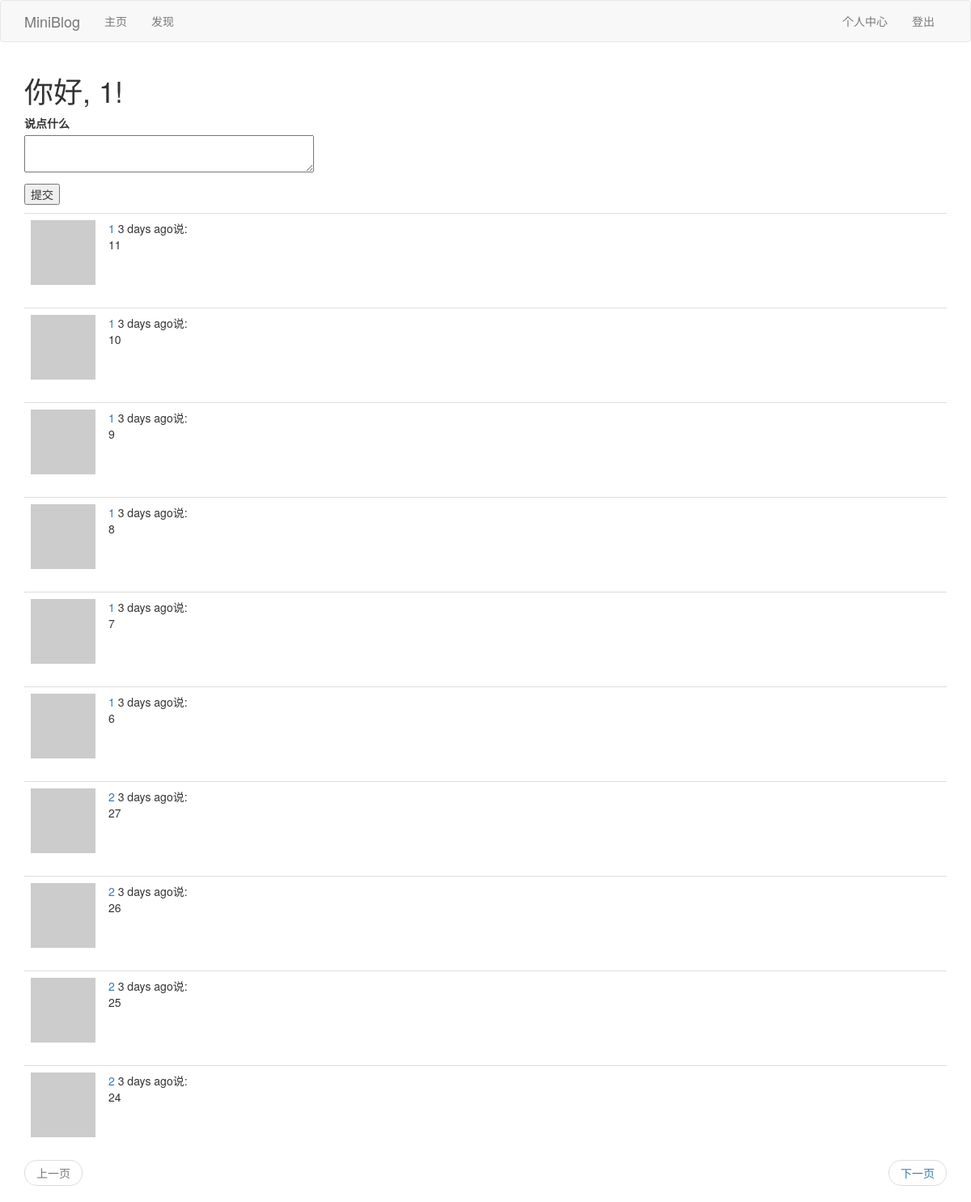
The app's page /index (signed in) with its own data.
### app/models.py (models this page shows, shortened)
class User(UserMixin,db.Model):
	__tablename__ = 'user'
	id = db.Column(db.Integer,primary_key=True)
	username = db.Column(db.String(64),index=True,unique=True)
	email = db.Column(db.String(64),index=True,unique=True)
	password_hash = db.Column(db.String(128))
	posts = db.relationship('Post',backref='author',lazy='dynamic')
	about_me = db.Column(db.String(140))
	last_seen = db.Column(db.DateTime,default=datetime.utcnow)
	def __repr__(self):
		return '<User {}'.format(self.username)
	__str__ = __repr__
	def avatar(self,size):
		digest = md5(self.email.lower().encode('utf-8')).hexdigest()
		return r'https://www.gravatar.com/avatar/{}?d=identicon&s={}'.format(digest,size)
	followed = db.relationship("User",secondary=followers,
		primaryjoin=(followers.c.follower_id == id),
		secondaryjoin=(followers.c.followed_id == id),
		backref=db.backref('followers',lazy='dynamic'),lazy='dynamic'
		)
	def followed_posts(self):
		followed = Post.query.join(
			followers,(followers.c.followed_id == Post.user_id)).filter(
				followers.c.follower_id == self.id)
		own = Post.query.filter_by(user_id=self.id)
		return followed.union(own).order_by(Post.timestamp.desc())

class Post(db.Model):
    id = db.Column(db.Integer, primary_key=True)
    body = db.Column(db.String(140))
    timestamp = db.Column(db.DateTime, index=True, default=datetime.utcnow)
    user_id = db.Column(db.Integer, db.ForeignKey('user.id'))

### app/views.py (the view)
@app.route('/',methods=['GET', 'POST'])
@app.route('/index',methods=['GET', 'POST'])
@login_required
def index():
	form = PostForm()
	if form.validate_on_submit():
		post = Post(body=form.post.data,author=current_user)
		db.session.add(post)
		db.session.commit()
		flash("发布成功！")
		return redirect(url_for('index'))
	page = request.args.get('page',1,type=int)
	posts = current_user.followed_posts().paginate(
		page,app.config['POSTS_PER_PAGE'],False)
	next_url = url_for('index',page=posts.next_num) if posts.has_next else None
	prev_url = url_for('index',page=posts.prev_num) if posts.has_prev else None
	return render_template('index.html', posts=posts.items,form=form,next_url=next_url,prev_url=prev_url)

### app/forms.py
class PostForm(FlaskForm):
	post = TextAreaField('说点什么',validators=[DataRequired(),Length(min=1,max=140)])
	submit = SubmitField('提交')

### app/models.py (called while the page is built)
@login.user_loader
def load_user(id):
	return User.query.get(int(id))

### app/views.py (called while the page is built)
@app.before_request
def before_request():
	if current_user.is_authenticated:
		current_user.last_seen = datetime.utcnow()
		db.session.commit()

### app/templates/index.html (shortened to what this page needs)
{% extends "base.html" %}
{% block app_content %}
    <h1>你好, {{ current_user.username }}!</h1>
    {% if form %}
        <form action="" method="post">
            <p>
                {{ form.post.label }}<br>
                {{ form.post(cols=45, rows=2) }}<br>
            </p>
            <p>{{ form.submit() }}</p>
        </form>
    {% endif %}
    {% for post in posts %}
        {% include "_post.html" %}
    {% endfor %}
    {% include "_pagination.html" %}
{% endblock %}

### app/templates/_post.html
    <table class="table table-hover">
        <tr>
            <td width="70px">
                <a href="{{ url_for('user', username=post.author.username) }}">
                    <img src="{{ post.author.avatar(70) }}" />
                </a>
            </td>
            <td>
                <a href="{{ url_for('user', username=post.author.username) }}">
                    {{ post.author.username }}
                </a>
                {{ moment(post.timestamp).fromNow() }}说:
                <br>
                {{ post.body }}
            </td>
        </tr>
    </table>

### records on screen
User: username "1"
Post: author.username "1", timestamp "3 days ago", body "11"
Post: author.username "1", timestamp "3 days ago", body "10"
Post: author.username "1", timestamp "3 days ago", body "9"
Post: author.username "1", timestamp "3 days ago", body "8"
Post: author.username "1", timestamp "3 days ago", body "7"
Post: author.username "1", timestamp "3 days ago", body "6"
Post: author.username "2", timestamp "3 days ago", body "27"
Post: author.username "2", timestamp "3 days ago", body "26"
Post: author.username "2", timestamp "3 days ago", body "25"
Post: author.username "2", timestamp "3 days ago", body "24"
